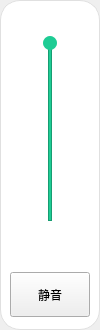
<?xml version="1.0" encoding="UTF-8"?>
<ui version="4.0">
 <class>VolumeTool</class>
 <widget class="QWidget" name="VolumeTool">
  <property name="geometry">
   <rect>
    <x>0</x>
    <y>0</y>
    <width>100</width>
    <height>330</height>
   </rect>
  </property>
  <property name="windowTitle">
   <string>Form</string>
  </property>
  <layout class="QVBoxLayout" name="verticalLayout">
   <property name="spacing">
    <number>0</number>
   </property>
   <property name="leftMargin">
    <number>0</number>
   </property>
   <property name="topMargin">
    <number>0</number>
   </property>
   <property name="rightMargin">
    <number>0</number>
   </property>
   <property name="bottomMargin">
    <number>0</number>
   </property>
   <item>
    <widget class="QWidget" name="VolumeWidget" native="true">
     <property name="styleSheet">
      <string notr="true">#VolumeWidget
{
	background-color:#ffffff;
	border-radius:20px;
	border: 1px solid #e0e0e0;
}</string>
     </property>
     <widget class="QLabel" name="VolumeRatio">
      <property name="geometry">
       <rect>
        <x>10</x>
        <y>248</y>
        <width>82</width>
        <height>30</height>
       </rect>
      </property>
      <property name="minimumSize">
       <size>
        <width>0</width>
        <height>30</height>
       </size>
      </property>
      <property name="maximumSize">
       <size>
        <width>16777215</width>
        <height>30</height>
       </size>
      </property>
      <property name="text">
       <string/>
      </property>
      <property name="alignment">
       <set>Qt::AlignCenter</set>
      </property>
     </widget>
     <widget class="QWidget" name="SliderBox" native="true">
      <property name="geometry">
       <rect>
        <x>10</x>
        <y>16</y>
        <width>82</width>
        <height>225</height>
       </rect>
      </property>
      <widget class="QFrame" name="inSlider">
       <property name="geometry">
        <rect>
         <x>38</x>
         <y>25</y>
         <width>4</width>
         <height>180</height>
        </rect>
       </property>
       <property name="styleSheet">
        <string notr="true">#inSlider
{
	background-color:#ECECEC;
}</string>
       </property>
       <property name="frameShape">
        <enum>QFrame::StyledPanel</enum>
       </property>
       <property name="frameShadow">
        <enum>QFrame::Raised</enum>
       </property>
      </widget>
      <widget class="QFrame" name="outSlider">
       <property name="geometry">
        <rect>
         <x>38</x>
         <y>25</y>
         <width>4</width>
         <height>180</height>
        </rect>
       </property>
       <property name="styleSheet">
        <string notr="true">#outSlider
{
	background-color:#1ECC94;
}</string>
       </property>
       <property name="frameShape">
        <enum>QFrame::StyledPanel</enum>
       </property>
       <property name="frameShadow">
        <enum>QFrame::Raised</enum>
       </property>
      </widget>
      <widget class="QPushButton" name="sliderBtn">
       <property name="geometry">
        <rect>
         <x>33</x>
         <y>20</y>
         <width>14</width>
         <height>14</height>
        </rect>
       </property>
       <property name="minimumSize">
        <size>
         <width>14</width>
         <height>14</height>
        </size>
       </property>
       <property name="maximumSize">
        <size>
         <width>14</width>
         <height>14</height>
        </size>
       </property>
       <property name="styleSheet">
        <string notr="true">#sliderBtn
{
	background-color:#1ECC94;
	border-radius:7px;
}</string>
       </property>
       <property name="text">
        <string/>
       </property>
      </widget>
     </widget>
     <widget class="QPushButton" name="SilenceBtn">
      <property name="geometry">
       <rect>
        <x>10</x>
        <y>272</y>
        <width>80</width>
        <height>45</height>
       </rect>
      </property>
      <property name="minimumSize">
       <size>
        <width>80</width>
        <height>45</height>
       </size>
      </property>
      <property name="maximumSize">
       <size>
        <width>80</width>
        <height>45</height>
       </size>
      </property>
      <property name="styleSheet">
       <string notr="true">#SlienceBtn
{
	border:none;
}
#SlienceBtn:hover
{
	background-color:#f0f0f0;
}</string>
      </property>
      <property name="text">
       <string>静音</string>
      </property>
     </widget>
    </widget>
   </item>
  </layout>
 </widget>
 <resources/>
 <connections/>
</ui>
